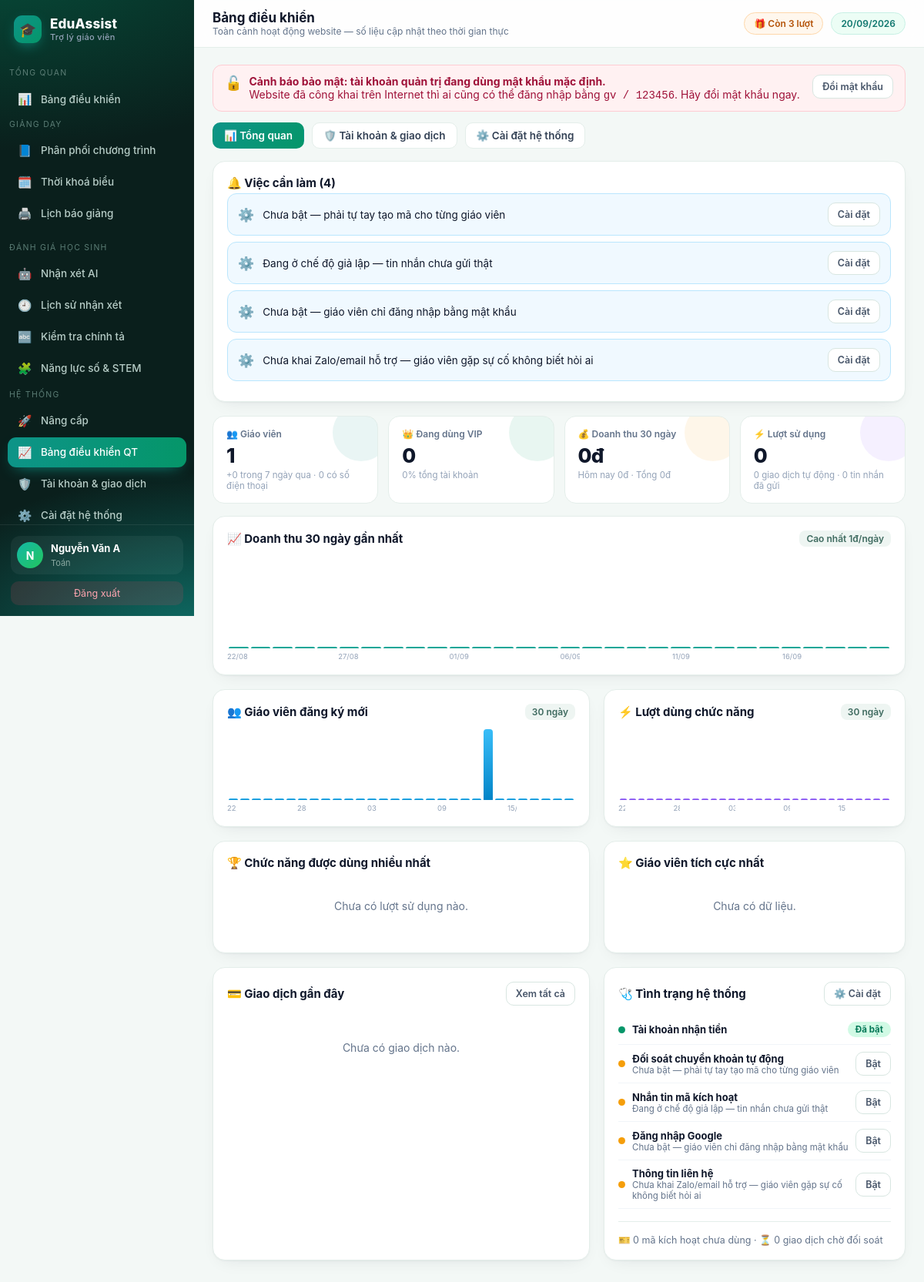
Screenshot of /quan-tri/tong-quan (signed in) with the database file from the repository.
### tables this page shows
CREATE TABLE teacher(
  id INTEGER PRIMARY KEY AUTOINCREMENT,
  username TEXT UNIQUE NOT NULL,
  password TEXT NOT NULL,
  fullname TEXT,
  school TEXT,
  subject TEXT,
  role TEXT DEFAULT 'teacher',
  email TEXT,
  phone TEXT,                      -- so dien thoai nhan tin nhan ma kich hoat
  google_sub TEXT,
  avatar TEXT,
  used INTEGER DEFAULT 0,          -- so luot da dung
  bought INTEGER DEFAULT 0,        -- so luot mua them (goi le 10k)
  expires TEXT,                    -- han su dung goi tra phi (ISO date)
  created TEXT
);

### app/core.py (the view)
@bp.route("/quan-tri/tong-quan")
@admin_required
def qt_dashboard():
    db = get_db()
    hom_nay = datetime.date.today()
    d30 = (hom_nay - datetime.timedelta(days=29)).isoformat()
    d7 = (hom_nay - datetime.timedelta(days=6)).isoformat()
    users = db.execute("SELECT * FROM teacher").fetchall()
    pro = [u for u in users if BL.is_pro(u)]
    dt_tong = db.execute(
        "SELECT COALESCE(SUM(so_tien),0) s FROM bank_tx WHERE trang_thai IN ('da_kich_hoat','da_tao_ma')"
    ).fetchone()["s"]
    dt_30 = db.execute(
        "SELECT COALESCE(SUM(so_tien),0) s FROM bank_tx"
        " WHERE trang_thai IN ('da_kich_hoat','da_tao_ma') AND created >= ?", (d30,)).fetchone()["s"]
    dt_hnay = db.execute(
        "SELECT COALESCE(SUM(so_tien),0) s FROM bank_tx"
        " WHERE trang_thai IN ('da_kich_hoat','da_tao_ma') AND created >= ?",
        (hom_nay.isoformat(),)).fetchone()["s"]
    bd = []
    for i in range(29, -1, -1):
        ng = (hom_nay - datetime.timedelta(days=i)).isoformat()
        bd.append({
            "ngay": ng,
            "nhan": f"{ng[8:10]}/{ng[5:7]}",
            "moi": db.execute("SELECT COUNT(*) c FROM teacher WHERE created LIKE ?",
                              (ng + "%",)).fetchone()["c"],
            "tien": db.execute(
                "SELECT COALESCE(SUM(so_tien),0) s FROM bank_tx WHERE created LIKE ?"
                " AND trang_thai IN ('da_kich_hoat','da_tao_ma')", (ng + "%",)).fetchone()["s"],
            "luot": db.execute("SELECT COUNT(*) c FROM usage_log WHERE created LIKE ?",
                               (ng + "%",)).fetchone()["c"],
        })
    NHAN = {"pdf": ("📄 Báo giảng PDF", "#06b6d4"), "word": ("📝 Báo giảng Word", "#1d4ed8"),
            "excel": ("📊 Nhận xét Excel", "#059669"), "chinhta": ("🔤 Sửa chính tả", "#8b5cf6")}
    rows = db.execute("SELECT kind, COUNT(*) c FROM usage_log GROUP BY kind ORDER BY c DESC").fetchall()
    tong_luot = sum(r["c"] for r in rows) or 1
    chuc_nang = [{"ten": NHAN.get(r["kind"], (r["kind"], "#64748b"))[0],
                  "mau": NHAN.get(r["kind"], (r["kind"], "#64748b"))[1],
                  "so": r["c"], "pt": round(r["c"] * 100 / tong_luot)} for r in rows]
    top = db.execute("""SELECT t.id, t.fullname, t.username, t.school, COUNT(l.id) n
                        FROM teacher t JOIN usage_log l ON l.teacher_id=t.id
                        GROUP BY t.id ORDER BY n DESC LIMIT 8""").fetchall()
    viec = []
    treo = db.execute("SELECT COUNT(*) c FROM bank_tx WHERE trang_thai='cho_doi_soat'").fetchone()["c"]
    if treo:
        viec.append({"muc": "warn", "icon": "⏳",
                     "text": f"{treo} giao dịch chuyển khoản chờ đối soát tay",
                     "link": url_for("core.quan_tri"), "nut": "Xem ngay"})
    smsloi = db.execute("SELECT COUNT(*) c FROM sms_log WHERE ok=0").fetchone()["c"]
    if smsloi:
        viec.append({"muc": "warn", "icon": "📩",
                     "text": f"{smsloi} tin nhắn gửi thất bại",
                     "link": url_for("core.quan_tri"), "nut": "Kiểm tra"})
    for k in CFG.suc_khoe():
        if not k["ok"]:
            viec.append({"muc": "info", "icon": "⚙️", "text": k["thong_diep"],
                         "link": url_for("core.qt_caidat") + "#" + k["muc"], "nut": "Cài đặt"})
    stats = {
        "users": len(users), "pro": len(pro),
        "moi_7": sum(1 for u in users if (u["created"] or "") >= d7),
        "co_sdt": sum(1 for u in users if u["phone"]),
        "dt_tong": dt_tong, "dt_30": dt_30, "dt_hnay": dt_hnay,
        "tong_luot": db.execute("SELECT COUNT(*) c FROM usage_log").fetchone()["c"],
        "gd_tudong": db.execute(
            "SELECT COUNT(*) c FROM bank_tx WHERE trang_thai='da_kich_hoat'").fetchone()["c"],
        "gd_treo": treo,
        "sms_gui": db.execute("SELECT COUNT(*) c FROM sms_log WHERE ok=1").fetchone()["c"],
        "ma_chua_dung": db.execute(
            "SELECT COUNT(*) c FROM license WHERE used_by IS NULL").fetchone()["c"],
    }
    return render_template("qt_dashboard.html", stats=stats, bd=bd, chuc_nang=chuc_nang,
                           top=top, viec=viec, suc_khoe=CFG.suc_khoe(),
                           gd_moi=db.execute("""SELECT b.*, t.fullname FROM bank_tx b
                               LEFT JOIN teacher t ON t.id=b.teacher_id
                               ORDER BY b.id DESC LIMIT 8""").fetchall())

### app/templates/qt_dashboard.html (shortened to what this page needs)
{% extends 'base.html' %}
{% block head %}Bảng điều khiển{% endblock %}
{% block crumb %}Toàn cảnh hoạt động website — số liệu cập nhật theo thời gian thực{% endblock %}
{% block body %}
{% set mx_tien = (bd | map(attribute='tien') | max) or 1 %}
{% set mx_moi  = (bd | map(attribute='moi')  | max) or 1 %}
{% set mx_luot = (bd | map(attribute='luot') | max) or 1 %}
<div class="dsub">
 <a href="{{url_for('core.qt_dashboard')}}" class="on">📊 Tổng quan</a>
 <a href="{{url_for('core.quan_tri')}}">🛡️ Tài khoản &amp; giao dịch</a>
 <a href="{{url_for('core.qt_caidat')}}">⚙️ Cài đặt hệ thống</a>
</div>
{% if viec %}
<div class="card">
 <h3>🔔 Việc cần làm ({{viec|length}})</h3>
 {% for v in viec %}
 <div class="todo" style="background:{{'#fff7ed' if v.muc=='warn' else '#f0f9ff'}};
  border-color:{{'#fed7aa' if v.muc=='warn' else '#bae6fd'}}">
  <span style="font-size:17px">{{v.icon}}</span>
  <div style="flex:1">{{v.text}}</div>
  <a class="btn sec sm" href="{{v.link}}">{{v.nut}}</a>
 </div>{% endfor %}
</div>
{% else %}
<div class="flash ok" style="align-items:center"><span style="font-size:18px">🎉</span>
 <div style="font-weight:400"><b>Mọi thứ đang chạy tốt.</b> Không có việc gì cần xử lý.</div></div>
{% endif %}
<div class="big">
 <div class="c" style="--c:#0d9488"><div class="lb">👥 Giáo viên</div>
  <div class="vl">{{stats.users}}</div>
  <div class="sub">+{{stats.moi_7}} trong 7 ngày qua · {{stats.co_sdt}} có số điện thoại</div></div>
 <div class="c" style="--c:#059669"><div class="lb">👑 Đang dùng VIP</div>
  <div class="vl">{{stats.pro}}</div>
  <div class="sub">{{ (stats.pro * 100 // stats.users) if stats.users else 0 }}% tổng tài khoản</div></div>
 <div class="c" style="--c:#f59e0b"><div class="lb">💰 Doanh thu 30 ngày</div>
  <div class="vl">{{ '{:,}'.format(stats.dt_30).replace(',','.') }}đ</div>
  <div class="sub">Hôm nay {{ '{:,}'.format(stats.dt_hnay).replace(',','.') }}đ ·
   Tổng {{ '{:,}'.format(stats.dt_tong).replace(',','.') }}đ</div></div>
 <div class="c" style="--c:#8b5cf6"><div class="lb">⚡ Lượt sử dụng</div>
  <div class="vl">{{stats.tong_luot}}</div>
  <div class="sub">{{stats.gd_tudong}} giao dịch tự động · {{stats.sms_gui}} tin nhắn đã gửi</div></div>
</div>
<div class="card">
 <div class="chead"><h3>📈 Doanh thu 30 ngày gần nhất</h3>
  <span class="chip">Cao nhất {{ '{:,}'.format(mx_tien).replace(',','.') }}đ/ngày</span></div>
 <div class="bars">
  {% for d in bd %}
  <div class="b" style="height:{{ (d.tien * 100 // mx_tien) if d.tien else 0 }}%">
   <span>{{d.nhan}}: {{ '{:,}'.format(d.tien).replace(',','.') }}đ</span></div>
  {% endfor %}
 </div>
 <div class="xax">{% for d in bd %}<div>{{ d.nhan if loop.index0 % 5 == 0 else '' }}</div>{% endfor %}</div>
</div>
<div class="g2">
 <div class="card">
  <div class="chead"><h3>👥 Giáo viên đăng ký mới</h3><span class="chip">30 ngày</span></div>
  <div class="bars" style="height:92px">
   {% for d in bd %}
   <div class="b" style="height:{{ (d.moi * 100 // mx_moi) if d.moi else 0 }}%;
    background:linear-gradient(180deg,#38bdf8,#0284c7)">
    <span>{{d.nhan}}: {{d.moi}} người</span></div>
   {% endfor %}
  </div>
  <div class="xax">{% for d in bd %}<div>{{ d.nhan if loop.index0 % 6 == 0 else '' }}</div>{% endfor %}</div>
 </div>
 <div class="card">
  <div class="chead"><h3>⚡ Lượt dùng chức năng</h3><span class="chip">30 ngày</span></div>
  <div class="bars" style="height:92px">
   {% for d in bd %}
   <div class="b" style="height:{{ (d.luot * 100 // mx_luot) if d.luot else 0 }}%;
    background:linear-gradient(180deg,#a78bfa,#7c3aed)">
    <span>{{d.nhan}}: {{d.luot}} lượt</span></div>
   {% endfor %}
  </div>
  <div class="xax">{% for d in bd %}<div>{{ d.nhan if loop.index0 % 6 == 0 else '' }}</div>{% endfor %}</div>
 </div>
</div>
<div class="g2">
 <div class="card">
  <h3>🏆 Chức năng được dùng nhiều nhất</h3>
  {% if chuc_nang %}
   {% for c in chuc_nang %}
   <div class="hrow">
    <div style="width:145px;font-size:13px;font-weight:600">{{c.ten}}</div>
    <div class="hbar"><i style="width:{{c.pt}}%;background:{{c.mau}}"></i></div>
    <div style="width:70px;text-align:right;font-size:12.5px"><b>{{c.so}}</b>
     <span class="muted">({{c.pt}}%)</span></div>
   </div>{% endfor %}
  {% else %}<div class="empty">Chưa có lượt sử dụng nào.</div>{% endif %}
 </div>
 <div class="card">
  <h3>⭐ Giáo viên tích cực nhất</h3>
  {% if top %}
   {% for t in top %}
   <div class="hrow">
    <span class="av" style="width:27px;height:27px;flex:0 0 27px;font-size:12px">
     {{ (t['fullname'] or t['username'])[0]|upper }}</span>
    <div style="flex:1;font-size:13px"><b>{{t['fullname'] or t['username']}}</b>
     <div class="muted" style="font-size:11px">{{ t['school'] or '@' ~ t['username'] }}</div></div>
    <span class="badge HTT">{{t['n']}} lượt</span>
   </div>{% endfor %}
  {% else %}<div class="empty">Chưa có dữ liệu.</div>{% endif %}
 </div>
</div>
<div class="g2">
 <div class="card">
  <div class="chead"><h3>💳 Giao dịch gần đây</h3>
   <a class="btn sec sm" href="{{url_for('core.quan_tri')}}">Xem tất cả</a></div>
  {% if gd_moi %}
   {% for t in gd_moi %}
   <div class="hl">
    <span class="dot" style="background:{{ '#059669' if t['trang_thai']=='da_kich_hoat'
      else ('#f59e0b' if t['trang_thai']=='cho_doi_soat' else '#94a3b8') }}"></span>
    <div style="flex:1"><b>{{ '{:,}'.format(t['so_tien']).replace(',','.') }}đ</b>
     <span class="muted">· {{ t['fullname'] or 'chưa rõ' }}</span>
     <div class="muted" style="font-size:11px">{{ t['noi_dung'][:46] }}</div></div>
    <span class="muted" style="font-size:11px">{{ (t['created'] or '')[5:16]|replace('T',' ') }}</span>
   </div>{% endfor %}
  {% else %}<div class="empty">Chưa có giao dịch nào.</div>{% endif %}
 </div>
 <div class="card">
  <div class="chead"><h3>🩺 Tình trạng hệ thống</h3>
   <a class="btn sec sm" href="{{url_for('core.qt_caidat')}}">⚙️ Cài đặt</a></div>
  {% for k in suc_khoe %}
  <div class="hl">
   <span class="dot" style="background:{{ '#059669' if k.ok else '#f59e0b' }}"></span>
   <div style="flex:1"><b>{{k.ten}}</b>
    {% if not k.ok %}<div class="muted" style="font-size:11.5px">{{k.thong_diep}}</div>{% endif %}</div>
   {% if k.ok %}<span class="badge HTT">Đã bật</span>
   {% else %}<a class="btn sec sm" href="{{url_for('core.qt_caidat')}}#{{k.muc}}">Bật</a>{% endif %}
  </div>{% endfor %}
  <hr class="s">
  <div class="muted" style="font-size:12.5px">🎫 {{stats.ma_chua_dung}} mã kích hoạt chưa dùng ·
   ⏳ {{stats.gd_treo}} giao dịch chờ đối soát</div>
 </div>
</div>
{% endblock %}

### app/templates/base.html (shortened to what this page needs)
<!doctype html>
<html lang="vi"><head>
</head><body>
{% if user %}
<div class="shell">
<aside id="sb">
  <div class="brand"><span class="mk">{{SITE_LOGO}}</span><span>{{SITE_NAME}}<small>{{SITE_TAGLINE}}</small></span></div>
  {% set ep = request.endpoint %}
  <div class="navgrp">Tổng quan</div>
  <nav>
    <a href="{{url_for('core.dashboard')}}" class="{{'on' if ep=='core.dashboard'}}"><i>📊</i>Bảng điều khiển</a>
  </nav>
  <div class="navgrp">Giảng dạy</div>
  <nav>
    <a href="{{url_for('core.ppct')}}" class="{{'on' if ep=='core.ppct'}}"><i>📘</i>Phân phối chương trình</a>
    <a href="{{url_for('core.tkb')}}" class="{{'on' if ep=='core.tkb'}}"><i>🗓️</i>Thời khoá biểu</a>
    <a href="{{url_for('core.bao_giang')}}" class="{{'on' if ep=='core.bao_giang'}}"><i>🖨️</i>Lịch báo giảng</a>
  </nav>
  <div class="navgrp">Đánh giá học sinh</div>
  <nav>
    <a href="{{url_for('core.nhan_xet')}}" class="{{'on' if ep=='core.nhan_xet'}}"><i>🤖</i>Nhận xét AI</a>
    <a href="{{url_for('core.lich_su')}}" class="{{'on' if ep=='core.lich_su'}}"><i>🕘</i>Lịch sử nhận xét</a>
    <a href="{{url_for('core.chinh_ta')}}" class="{{'on' if ep=='core.chinh_ta'}}"><i>🔤</i>Kiểm tra chính tả</a>
    {% for m in (PLUGIN_MENUS or []) %}<a href="{{url_for(m.endpoint)}}" class="{{'on' if ep==m.endpoint}}"><i>{{m.icon}}</i>{{m.label}}</a>{% endfor %}
  </nav>
  <div class="navgrp">Hệ thống</div>
  <nav>
    <a href="{{url_for('core.nang_cap')}}" class="{{'on' if ep=='core.nang_cap'}}"><i>{{ '👑' if is_pro else '🚀' }}</i>{{ 'Gói của tôi' if is_pro else 'Nâng cấp' }}</a>
    {% if user['role']=='admin' %}
    <a href="{{url_for('core.qt_dashboard')}}" class="{{'on' if ep=='core.qt_dashboard'}}"><i>📈</i>Bảng điều khiển QT
      </a>
    <a href="{{url_for('core.quan_tri')}}" class="{{'on' if ep=='core.quan_tri'}}"><i>🛡️</i>Tài khoản &amp; giao dịch</a>
    <a href="{{url_for('core.qt_caidat')}}" class="{{'on' if ep=='core.qt_caidat'}}"><i>⚙️</i>Cài đặt hệ thống</a>
    {% endif %}
  </nav>
  <div class="side-foot">
    <div class="me">{% if user['avatar'] %}<img class="av" src="{{user['avatar']}}" alt="" style="object-fit:cover">
      {% else %}<div class="av">{{ (user['fullname'] or user['username'])[0]|upper }}</div>{% endif %}
      <div><b>{{user['fullname'] or user['username']}}</b><span>{{user['subject'] or 'Giáo viên'}}</span></div></div>
    <a class="logout" href="{{url_for('auth.logout')}}">Đăng xuất</a>
  </div>
</aside>
<main>
  <div class="topbar">
    <div><h1>{% block head %}Bảng điều khiển{% endblock %}</h1>
    <div class="crumb">{% block crumb %}{% endblock %}</div></div>
    <div class="sp">
      {% if is_pro %}
        <a href="{{url_for('core.nang_cap')}}" class="pill" style="background:linear-gradient(135deg,#0d9488,#059669);
          color:#fff;border:0">👑 Không giới hạn · còn {{days_left}} ngày</a>
      {% else %}
        <a href="{{url_for('core.nang_cap')}}" class="pill" style="background:{{'#fff1f2' if remaining==0 else '#fff7ed'}};
          color:{{'#be123c' if remaining==0 else '#b45309'}};border:1px solid {{'#fecdd3' if remaining==0 else '#fed7aa'}}">
          {{ '🔒 Hết lượt — Nâng cấp' if remaining==0 else '🎁 Còn ' ~ remaining ~ ' lượt' }}</a>
      {% endif %}
      <span class="pill">{{ now.strftime('%d/%m/%Y') }}</span></div>
  </div>
  <div class="wrap">
  {% if canh_bao_mk %}
  <div class="flash err" style="align-items:flex-start">
   <span style="font-size:18px">🔓</span>
   <div style="flex:1;font-weight:400"><b>Cảnh báo bảo mật: tài khoản quản trị đang dùng mật khẩu mặc định.</b><br>
    Website đã công khai trên Internet thì ai cũng có thể đăng nhập bằng <code>gv / 123456</code>.
    Hãy đổi mật khẩu ngay.</div>
   <a class="btn sec sm" href="{{url_for('core.cai_dat')}}#doimk">Đổi mật khẩu</a>
  </div>
  {% endif %}
  {% block body %}{% endblock %}
  </div>
</main>
</div>
{% else %}{% block body_anon %}{% endblock %}{% endif %}
</body></html>

### rows the page displays
teacher: fullname "N", fullname "Nguyễn Văn A", subject "Toán"

### other values shown
{{ SITE_LOGO }} "🎓"
{{ SITE_NAME }} "EduAssist"
{{ SITE_TAGLINE }} "Trợ lý giáo viên"
{{ m.icon }} "🧩"
{{ m.label }} "Năng lực số & STEM"
{{ '👑' if is_pro else '🚀' }} "🚀"
{{ 'Gói của tôi' if is_pro else 'Nâng cấp' }} "Nâng cấp"
{{ viec|length }} "4"
{{ v.icon }} "⚙️" "⚙️" "⚙️" "⚙️"
{{ v.text }} "Chưa bật — phải tự tay tạo mã cho từng giáo viên" "Đang ở chế độ giả lập — tin nhắn chưa gửi thật" "Chưa bật — giáo viên chỉ đăng nhập bằng mật khẩu" "Chưa khai Zalo/email hỗ trợ — giáo viên gặp sự cố không biết hỏi ai"
{{ v.nut }} "Cài đặt" "Cài đặt" "Cài đặt" "Cài đặt"
{{ stats.users }} "1"
{{ stats.moi_7 }} "0"
{{ stats.co_sdt }} "0"
{{ stats.pro }} "0"
